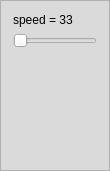
<?xml version="1.0" encoding="UTF-8"?>
<ui version="4.0">
 <class>ToolBox</class>
 <widget class="QWidget" name="ToolBox">
  <property name="geometry">
   <rect>
    <x>0</x>
    <y>0</y>
    <width>110</width>
    <height>171</height>
   </rect>
  </property>
  <property name="windowTitle">
   <string>Form</string>
  </property>
  <property name="styleSheet">
   <string notr="true">QFrame#frame {
	border-color: rgb(66, 66, 66);
	background-color: rgba(212, 212, 212, 200);
}</string>
  </property>
  <layout class="QGridLayout" name="gridLayout">
   <property name="leftMargin">
    <number>0</number>
   </property>
   <property name="topMargin">
    <number>0</number>
   </property>
   <property name="rightMargin">
    <number>0</number>
   </property>
   <property name="bottomMargin">
    <number>0</number>
   </property>
   <property name="spacing">
    <number>0</number>
   </property>
   <item row="0" column="0">
    <widget class="QFrame" name="frame">
     <property name="frameShape">
      <enum>QFrame::StyledPanel</enum>
     </property>
     <property name="frameShadow">
      <enum>QFrame::Raised</enum>
     </property>
     <layout class="QVBoxLayout" name="verticalLayout_2">
      <property name="leftMargin">
       <number>3</number>
      </property>
      <property name="topMargin">
       <number>3</number>
      </property>
      <property name="rightMargin">
       <number>3</number>
      </property>
      <property name="bottomMargin">
       <number>3</number>
      </property>
      <item>
       <widget class="QWidget" name="widget" native="true">
        <layout class="QVBoxLayout" name="verticalLayout">
         <item>
          <widget class="QLabel" name="label_timerInterval">
           <property name="text">
            <string>speed = 33</string>
           </property>
          </widget>
         </item>
         <item>
          <widget class="QSlider" name="horizontalSlider_timerInterval">
           <property name="orientation">
            <enum>Qt::Horizontal</enum>
           </property>
          </widget>
         </item>
        </layout>
       </widget>
      </item>
      <item>
       <spacer name="verticalSpacer">
        <property name="orientation">
         <enum>Qt::Vertical</enum>
        </property>
        <property name="sizeHint" stdset="0">
         <size>
          <width>20</width>
          <height>96</height>
         </size>
        </property>
       </spacer>
      </item>
     </layout>
    </widget>
   </item>
  </layout>
 </widget>
 <resources/>
 <connections/>
</ui>
